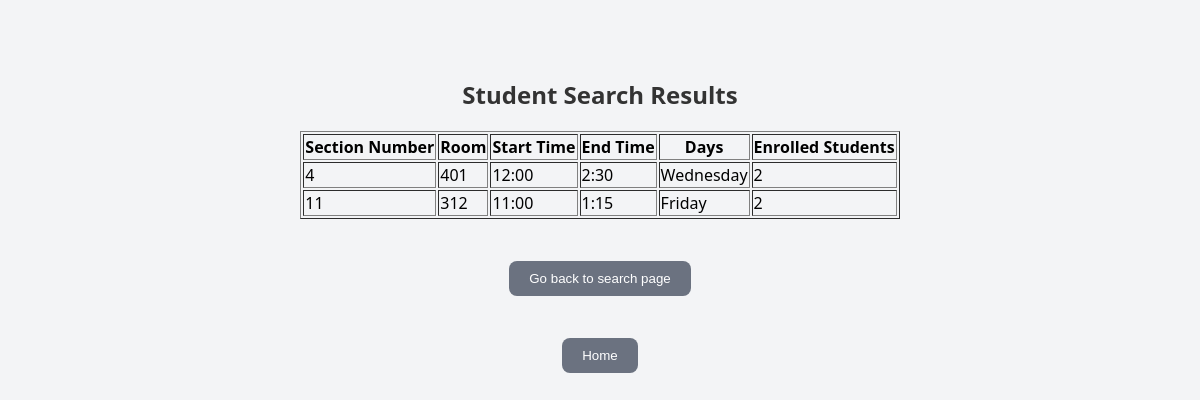
/student_results.php?course=349.0, run on the app's committed database.
### tables this page shows
CREATE TABLE CourseSection (
        Snumber numeric NOT NULL,
        Cnumber numeric,
        PSsn numeric(9),
        Days varchar(20),
        Room integer,
        Starttime char(11),
        Endtime char(11),
        Seats integer,
        PRIMARY KEY (Snumber),
        FOREIGN KEY (Cnumber) REFERENCES Course(Cnumber),
        FOREIGN KEY (PSsn) REFERENCES Professor(Ssn)
);

### student_results.php (the view, shortened to what this page needs)
<!DOCTYPE html>
<html lang="en">
<head>
    <link rel="stylesheet" href="style.css">
</head>
<body>
<?php
$servername = "mariadb";
$username = "cs332u5";
$password = "5L5TtTHs";
$dbname = "cs332u5";
$conn = new mysqli($servername, $username, $password, $dbname);
$course = $_GET['course'];
$cwid = $_GET['cwid'];
echo "<h2>Student Search Results</h2>";
if (!empty($course)) {
    $sql = "SELECT CourseSection.Snumber, CourseSection.Room, CourseSection.Starttime, CourseSection.Endtime, CourseSection.Days, count(Distinct Student.Cwid) AS Enrolled
            FROM Course, CourseSection, Enrollment, Student
            WHERE Course.Cnumber = '$course'
                AND Course.Cnumber = CourseSection.Cnumber
                AND CourseSection.Snumber = Enrollment.ESnumber
                AND Enrollment.ECwid = Student.Cwid
            GROUP BY CourseSection.Snumber, CourseSection.Room, CourseSection.Starttime, CourseSection.Endtime, CourseSection.Days;";
    $result = $conn->query($sql);
    if ($result->num_rows > 0) {
        echo "<table border='1'><tr><th>Section Number</th><th>Room</th><th>Start Time</th><th>End Time</th><th>Days</th><th>Enrolled Students</th></tr>";
        while ($row = $result->fetch_assoc()) {
            echo "<tr><td>" . $row["Snumber"] . "</td><td>" . $row["Room"] . "</td><td>" . $row["Starttime"] . "</td><td>" . $row["Endtime"] . "</td><td>" . $row["Days"] . "</td><td>" . $row["Enrolled"] . "</td></tr>";
        }
        echo "</table>";
    } else {
        echo "No sections found.";
    }
} else {
    echo "Please provide either a Course Number or a CWID.";
}
?>
<br>
<a href="student.php"><button>Go back to search page</button></a>
<br>
<a href="index.php"><button>Home</button></a>
</body>
</html>

### style.css (style rules this page uses)
body { font-family: 'Segoe UI', sans-serif; background-color: #f3f4f6; display: flex; flex-direction: column; align-items: center; padding-top: 50px; }
h2 { color: #333; }
button { padding: 10px 20px; background-color: #4f46e5; color: white; border: none; border-radius: 8px; cursor: pointer; margin-top: 12px; }
a button { background-color: #6b7280; margin-top: 20px; }

### data on the page
coursesection: Snumber "4", Room "401", Starttime "12:00", Endtime "2:30", Days "Wednesday", Enrolled "2"
coursesection: Snumber "11", Room "312", Starttime "11:00", Endtime "1:15", Days "Friday", Enrolled "2"
